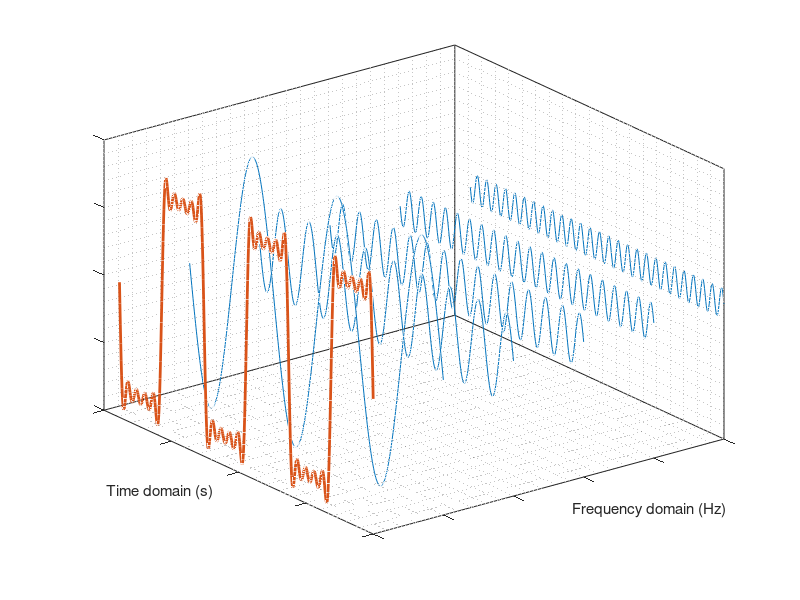

Source code (MATLAB):
clear; close all; clc;
% This script creates the necessary sinusoidal waves to make a figure to
% explain that adding sinusoidal waves can form a wave with nice features

%%%%%%%%%%%%%%%%% User Input %%%%%%%%%%%%%%%%%%%%%%%%
amountOfWaves = 5;
%%%%%%%%%%%%%%%%%%%%%%%%%%%%%%%%%%%%%%%%%%%%%%%%%%%%%

range = 0:0.01*pi:6*pi;

addedSine = zeros(size(range));
waveList = zeros(amountOfWaves, length(range));

for i = 0:amountOfWaves-1
    no = (1+i*2);
    newWave = 1/no*sin(no*range);
    % Save the new wave in the waveList
    waveList(i+1,:) = newWave;    
end

% Make the 3D plot
figure
stdColormap = lines;
plot3( zeros(size(range)), range, sum(waveList),'color',stdColormap(2,:),'linewidth',2)

set(gca,...
'XTickLabel','', ...
'YTickLabel','', ...
'ZTickLabel','')
hold on
grid minor
box on

for i = 1: amountOfWaves
    plot3( ones(size(range))*i, range, waveList(i,:), 'color',stdColormap(1,:))
end

xlabel('Frequency domain (Hz)')
ylabel('Time domain (s)')